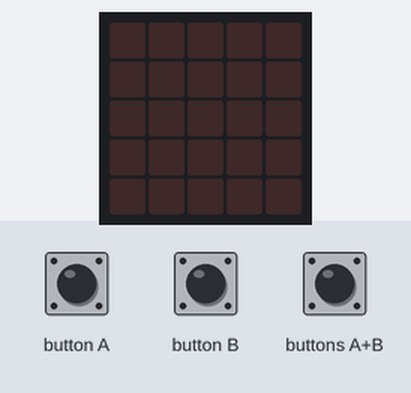
The program below on a simulated BBC micro:bit (MakeCode). On the bench: the board's 5×5 LED display. Inputs (shaded band) come from the test bench.

Above: at 1.2 s.
1.3 s: button A pressed for 0.15 s
At 2.6 s:
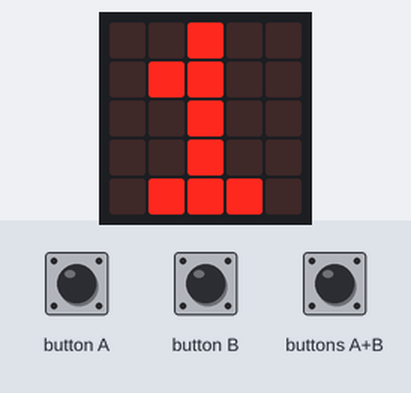
3.7 s: button B pressed for 0.15 s
At 4.4 s:
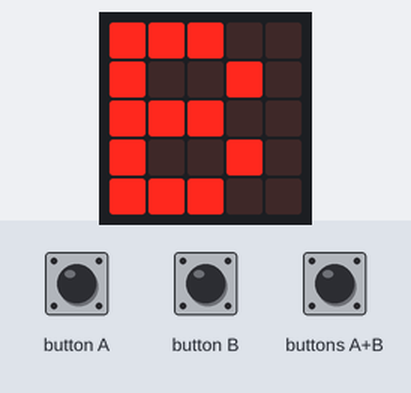
6.1 s: buttons A+B pressed for 0.15 s
At 7.4 s:
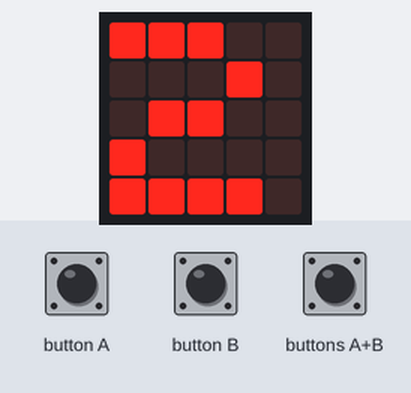
7.7 s: buttons A+B pressed for 1 s
At 9.9 s:
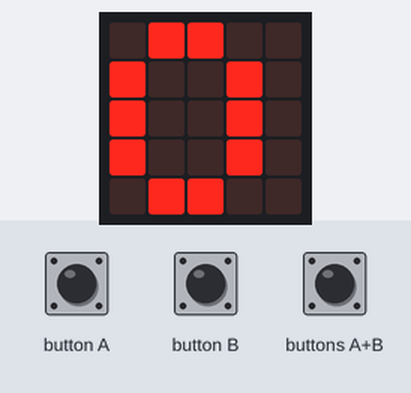
Timing chart, 0 to 11.2 s (numbered marks = the images above; inputs shaded):
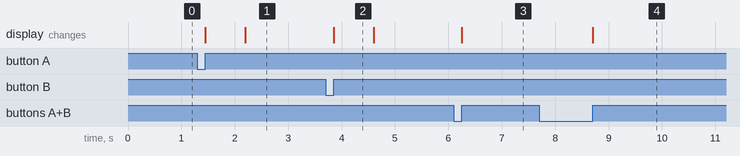

Measured:
- after the input at 1.3 s, the display: first changes after 0.15 s (image 1 shows a later state)
- after the input at 3.7 s, the display: changes after 0.15 s (image 2)
- after the input at 6.1 s, the display: changes after 0.15 s (image 3)
- after the input at 7.7 s, the display: changes after 1.0 s (image 4)
- what the display in image 2 shows lasts 0.7 s, from 3.9 s to 4.6 s

The program:

main.ts
```typescript
input.onButtonPressed(Button.A, function () {
    X += 1
    basic.showString("A")
    basic.showNumber(X)
})
input.onButtonPressed(Button.AB, function () {
    SUM = X + Y
    basic.showNumber(SUM)
    X = 0
    Y = 0
})
input.onButtonPressed(Button.B, function () {
    Y += 1
    basic.showString("B")
    basic.showNumber(Y)
})
let SUM = 0
let Y = 0
let X = 0
X = 0
Y = 0
```

test.ts
```typescript
// テストはここに来ます。このパッケージが拡張機能として使用されるときにはコンパイルされません。
```
